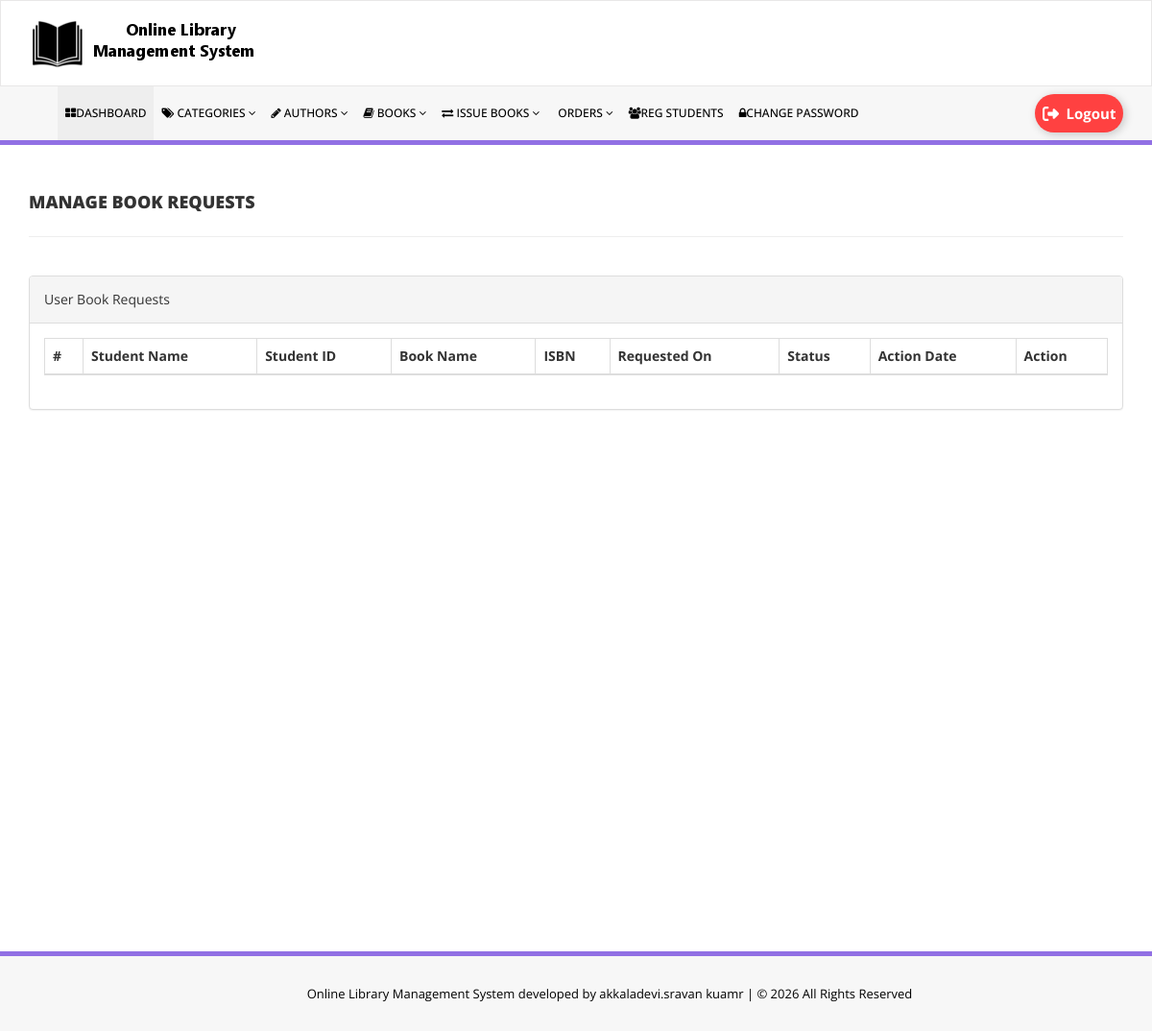
Before: /admin/manage-book-requests.php (signed in) with the older database file.
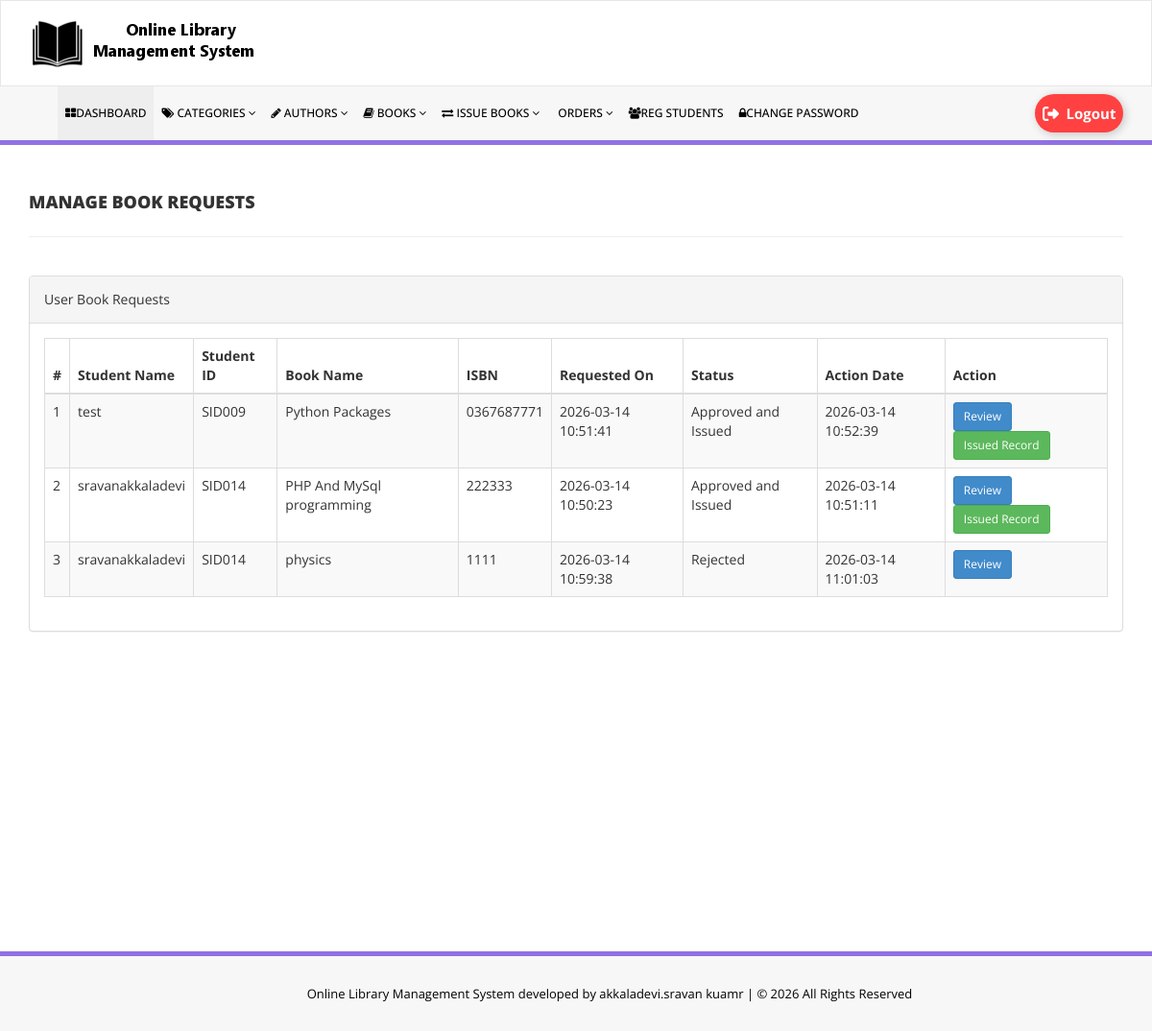
After: the same page with the newer database file.
### tables this page shows
CREATE TABLE `tblbookrequests` (
  `id` int NOT NULL AUTO_INCREMENT,
  `BookId` int DEFAULT NULL,
  `StudentId` varchar(100) DEFAULT NULL,
  `RequestDate` timestamp NULL DEFAULT CURRENT_TIMESTAMP,
  `Status` tinyint(1) NOT NULL DEFAULT '0',
  `UserRemark` mediumtext,
  `AdminRemark` mediumtext,
  `ActionDate` timestamp NULL DEFAULT NULL,
  `IssuedBookId` int DEFAULT NULL,
  PRIMARY KEY (`id`),
  KEY `idx_book_requests_student_status` (`StudentId`,`Status`),
  KEY `idx_book_requests_book_status` (`BookId`,`Status`)
);

CREATE TABLE `tblstudents` (
  `id` int NOT NULL AUTO_INCREMENT,
  `StudentId` varchar(100) DEFAULT NULL,
  `FullName` varchar(120) DEFAULT NULL,
  `EmailId` varchar(120) DEFAULT NULL,
  `MobileNumber` char(11) DEFAULT NULL,
  `Password` varchar(120) DEFAULT NULL,
  `Status` int DEFAULT NULL,
  `RegDate` timestamp NULL DEFAULT CURRENT_TIMESTAMP,
  `UpdationDate` timestamp NULL DEFAULT NULL ON UPDATE CURRENT_TIMESTAMP,
  PRIMARY KEY (`id`),
  UNIQUE KEY `StudentId` (`StudentId`)
);

CREATE TABLE `tblbooks` (
  `id` int NOT NULL AUTO_INCREMENT,
  `BookName` varchar(255) DEFAULT NULL,
  `CatId` int DEFAULT NULL,
  `AuthorId` int DEFAULT NULL,
  `ISBNNumber` varchar(25) DEFAULT NULL,
  `BookPrice` decimal(10,2) DEFAULT NULL,
  `bookImage` varchar(250) NOT NULL,
  `isIssued` int DEFAULT NULL,
  `RegDate` timestamp NULL DEFAULT CURRENT_TIMESTAMP,
  `UpdationDate` timestamp NULL DEFAULT NULL ON UPDATE CURRENT_TIMESTAMP,
  `bookQty` int DEFAULT NULL,
  `PreviewLink` varchar(500) DEFAULT NULL,
  PRIMARY KEY (`id`)
);

### admin/manage-book-requests.php (the view, shortened to what this page needs)
<?php
include('includes/config.php');
if(empty($_SESSION['alogin']))
    {
header('location:index.php');
exit;
}
else{
?>
<!DOCTYPE html>
<html xmlns="http://www.w3.org/1999/xhtml">
<head>
    <link href="assets/css/bootstrap.css" rel="stylesheet" />
    <link href="assets/css/font-awesome.css" rel="stylesheet" />
    <link href="assets/js/dataTables/dataTables.bootstrap.css" rel="stylesheet" />
    <link href="assets/css/style.css" rel="stylesheet" />
</head>
<body>
<?php include('includes/header.php');?>
    <div class="content-wrapper">
         <div class="container">
        <div class="row pad-botm">
            <div class="col-md-12">
                <h4 class="header-line">Manage Book Requests</h4>
            </div>
        </div>
        <div class="row">
            <div class="col-md-12">
                <div class="panel panel-default">
                    <div class="panel-heading">
                        User Book Requests
                    </div>
                    <div class="panel-body">
                        <div class="table-responsive">
                            <table class="table table-striped table-bordered table-hover" id="dataTables-example">
                                <thead>
                                    <tr>
                                        <th>#</th>
                                        <th>Student Name</th>
                                        <th>Student ID</th>
                                        <th>Book Name</th>
                                        <th>ISBN</th>
                                        <th>Requested On</th>
                                        <th>Status</th>
                                        <th>Action Date</th>
                                        <th>Action</th>
                                    </tr>
                                </thead>
                                <tbody>
<?php
$sql="SELECT tblbookrequests.id,tblbookrequests.RequestDate,tblbookrequests.Status,tblbookrequests.ActionDate,tblbookrequests.IssuedBookId,
tblstudents.FullName,tblstudents.StudentId,
tblbooks.BookName,tblbooks.ISBNNumber
FROM tblbookrequests
JOIN tblstudents ON tblstudents.StudentId=tblbookrequests.StudentId
JOIN tblbooks ON tblbooks.id=tblbookrequests.BookId
ORDER BY FIELD(tblbookrequests.Status,0,1,2), tblbookrequests.id DESC";
$query = $dbh -> prepare($sql);
$query->execute();
$results=$query->fetchAll(PDO::FETCH_OBJ);
$cnt=1;
if($query->rowCount() > 0)
{
foreach($results as $result)
{
$statusLabel="Pending";
if((int)$result->Status===1)
{
$statusLabel="Approved and Issued";
}
elseif((int)$result->Status===2)
{
$statusLabel="Rejected";
}
?>
                                    <tr class="odd gradeX">
                                        <td><?php echo htmlentities($cnt);?></td>
                                        <td><?php echo htmlentities($result->FullName);?></td>
                                        <td><?php echo htmlentities($result->StudentId);?></td>
                                        <td><?php echo htmlentities($result->BookName);?></td>
                                        <td><?php echo htmlentities($result->ISBNNumber);?></td>
                                        <td><?php echo htmlentities($result->RequestDate);?></td>
                                        <td><?php echo htmlentities($statusLabel);?></td>
                                        <td><?php echo htmlentities($result->ActionDate!=""?$result->ActionDate:"--");?></td>
                                        <td>
                                            <a href="update-book-request.php?requestid=<?php echo htmlentities($result->id);?>" class="btn btn-primary btn-sm">Review</a>
<?php if((int)$result->Status===1 && !empty($result->IssuedBookId)){ ?>
                                            <a href="update-issue-bookdeails.php?rid=<?php echo htmlentities($result->IssuedBookId);?>" class="btn btn-success btn-sm">Issued Record</a>
<?php } ?>
                                        </td>
                                    </tr>
<?php $cnt=$cnt+1;}} ?>
                                </tbody>
                            </table>
                        </div>
                    </div>
                </div>
            </div>
        </div>
    </div>
    </div>
<?php include('includes/footer.php');?>
</body>
</html>
<?php } ?>

Changed rows visible on the page:
added tblbookrequests: tblstudents.FullName "test", tblstudents.StudentId "SID009", BookId.BookName "Python Packages", BookId.ISBNNumber "0367687771", RequestDate "2026-03-14 10:51:41", Status "Approved and Issued", ActionDate "2026-03-14 10:52:39"
added tblbookrequests: tblstudents.FullName "sravanakkaladevi", tblstudents.StudentId "SID014", BookId.BookName "PHP And MySql programming", BookId.ISBNNumber "222333", RequestDate "2026-03-14 10:50:23", Status "Approved and Issued", ActionDate "2026-03-14 10:51:11"
added tblbookrequests: tblstudents.FullName "sravanakkaladevi", tblstudents.StudentId "SID014", BookId.BookName "physics", BookId.ISBNNumber "1111", RequestDate "2026-03-14 10:59:38", Status "Rejected", ActionDate "2026-03-14 11:01:03"
